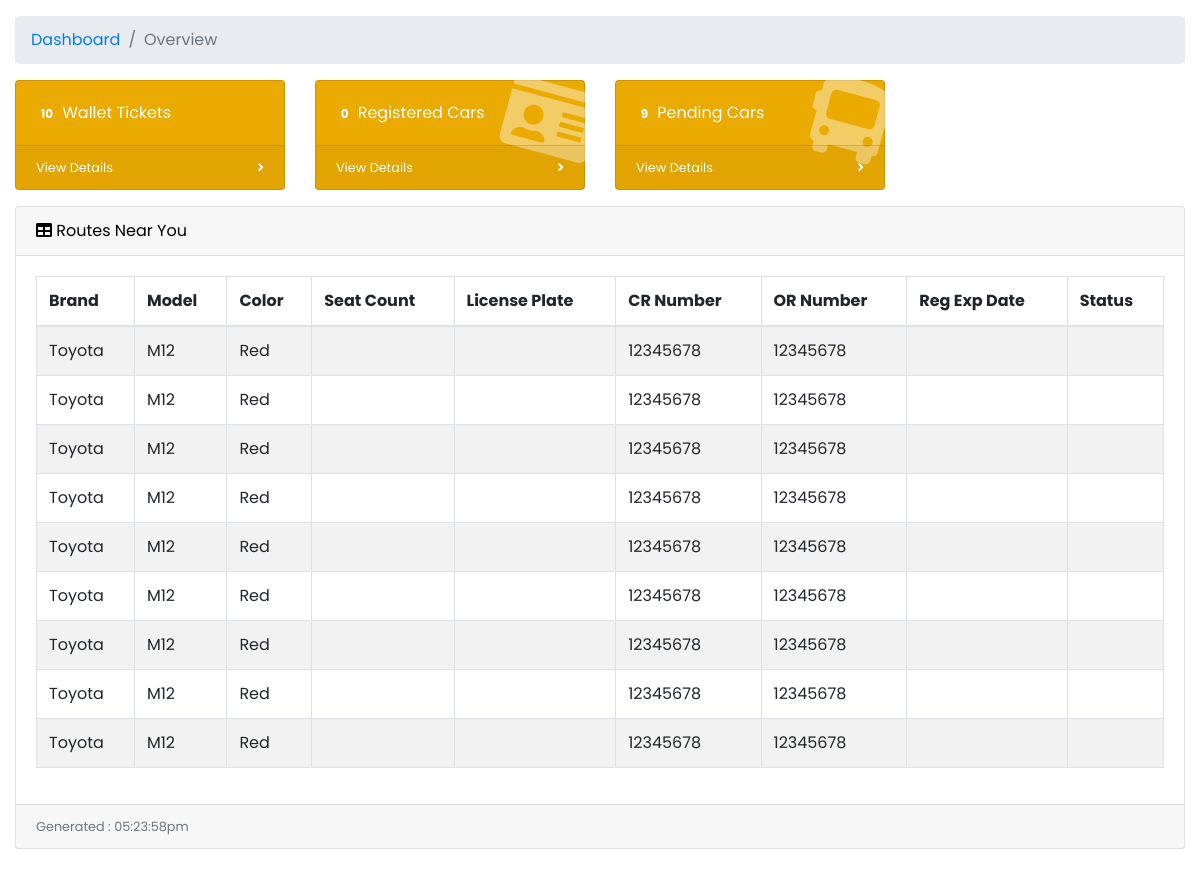
The page /user/dashboard.php (signed in) on the database its author committed.
### tables this page shows
CREATE TABLE `user_profile` (
  `user_id` int(11) NOT NULL,
  `profile_photo` varchar(255) DEFAULT NULL,
  `first_name` varchar(30) NOT NULL,
  `middle_name` varchar(30) NOT NULL,
  `last_name` varchar(30) NOT NULL,
  `city_id` int(11) NOT NULL,
  `nationality` varchar(30) NOT NULL,
  `gender` varchar(10) NOT NULL,
  `birthdate` date NOT NULL,
  `email` varchar(50) NOT NULL,
  `password` varchar(255) NOT NULL,
  `ticket_balance` varchar(255) NOT NULL,
  `role` varchar(10) NOT NULL,
  `is_vaxxed` tinyint(1) NOT NULL DEFAULT 0,
  `vax_card` varchar(255) DEFAULT NULL,
  `is_agree` tinyint(1) NOT NULL DEFAULT 1,
  `created_at` timestamp NOT NULL DEFAULT current_timestamp(),
  `updated_at` timestamp NOT NULL DEFAULT current_timestamp() ON UPDATE current_timestamp()
);

CREATE TABLE `car_identification` (
  `car_identity_id` int(11) NOT NULL,
  `car_id` int(11) NOT NULL,
  `or_photo` varchar(255) NOT NULL,
  `or_number` varchar(20) NOT NULL,
  `cr_photo` varchar(255) NOT NULL,
  `cr_number` varchar(20) NOT NULL,
  `sales_invoice` varchar(255) DEFAULT NULL,
  `plate_number` varchar(10) NOT NULL,
  `plate_expiration` date NOT NULL,
  `created_at` timestamp NOT NULL DEFAULT current_timestamp(),
  `updated_at` timestamp NOT NULL DEFAULT current_timestamp() ON UPDATE current_timestamp()
);

CREATE TABLE `car` (
  `car_id` int(11) NOT NULL,
  `user_id` int(11) NOT NULL,
  `car_photo` varchar(255) DEFAULT NULL,
  `brand` varchar(255) NOT NULL,
  `model` varchar(255) NOT NULL,
  `color` varchar(255) NOT NULL,
  `type` varchar(255) NOT NULL,
  `seat_count` int(2) NOT NULL,
  `car_status` varchar(10) NOT NULL,
  `qr_code` varchar(255) DEFAULT NULL,
  `created_at` timestamp NOT NULL DEFAULT current_timestamp(),
  `updated_at` timestamp NOT NULL DEFAULT current_timestamp() ON UPDATE current_timestamp()
);

### user/dashboard.php (the view, shortened to what this page needs)
<?php
include('../db.php');
$userid = $_SESSION['user_id'];
$stmt = $db->prepare("SELECT * FROM user_profile WHERE user_id = ?");
$stmt->bind_param("s", $userid);
$stmt->execute();
$result = $stmt->get_result();
if ($result->num_rows == 1) {
  $row = $result->fetch_assoc();
  $id = $row['user_id'];
}
?>
<!DOCTYPE html>
<html lang="en">
<head>
  <link href="vendor/fontawesome-free/css/all.min.css" rel="stylesheet" type="text/css">
  <link href="vendor/datatables/dataTables.bootstrap4.css" rel="stylesheet">
  <link href="vendor/css/sb-admin.css" rel="stylesheet">
</head>
<body id="page-top">
  <div id="wrapper">
    <div id="content-wrapper">
      <div class="container-fluid">
        <ol class="breadcrumb">
          <li class="breadcrumb-item">
            <a href="#">Dashboard</a>
          </li>
          <li class="breadcrumb-item active">Overview</li>
        </ol>
        <?php
        if ($_SESSION['role'] == "admin") {
        ?>
          <div class="row">
            <div class="col-xl-3 col-sm-6 mb-3">
              <div class="card text-white" style="background-color: #EAAA00;">
                <div class="card-body">
                  <div class="card-body-icon">
                    <i class="fas fa-fw fa fa-id-card"></i>
                  </div>
                  <?php
                  $result = $db->query("SELECT COUNT(*) FROM car WHERE car_status = 'Approved'");
                  $approvedRegistrations = $result->fetch_row()[0];
                  ?>
                  <div class="mr-5"><span class="badge" style="background-color: #EAAA00;"><?php echo $approvedRegistrations; ?></span> Approved Registrations</div>
                </div>
                <a class="card-footer text-white clearfix small z-1" href="registeredCars.php">
                  <span class="float-left">View Details</span>
                  <span class="float-right">
                    <i class="fas fa-angle-right"></i>
                  </span>
                </a>
              </div>
            </div>
            <div class="col-xl-3 col-sm-6 mb-3">
              <div class="card text-white" style="background-color: #EAAA00;">
                <div class="card-body">
                  <div class="card-body-icon">
                    <i class="fas fa-fw fa fa-bus"></i>
                  </div>
                  <?php
                  $result = $db->query("SELECT COUNT(*) FROM car WHERE car_status = 'Pending'");
                  $pendingRegistrations = $result->fetch_row()[0];
                  ?>
                  <div class="mr-5"><span class="badge" style="background-color: #EAAA00;"><?php echo $pendingRegistrations; ?></span> Pending Registrations</div>
                </div>
                <a class="card-footer text-white clearfix small z-1" href="pendingCars.php">
                  <span class="float-left">View Details</span>
                  <span class="float-right">
                    <i class="fas fa-angle-right"></i>
                  </span>
                </a>
              </div>
            </div>
            <div class="card mb-3">
              <div class="card-header">
                <i class="fas fa-table"></i>
                Pending Car Registrations
              </div>
              <div class="card-body">
                <div class="table-responsive">
                  <table class="table table-bordered table-striped table-hover" id="dataTable" width="100%" cellspacing="0">
                    <thead>
                      <tr>
                        <th>Brand</th>
                        <th>Model</th>
                        <th>Color</th>
                        <th>Seat Count</th>
                        <th>License Plate</th>
                        <th>CR Number</th>
                        <th>OR Number</th>
                        <th>Reg Exp Date</th>
                        <th>Status</th>
                      </tr>
                    </thead>
                    <tbody>
                      <?php
                      $ret = "SELECT c.car_id, c.user_id, c.brand, c.model, ci.plate_number, ci.cr_number, ci.or_number, ci.plate_expiration, c.car_status, c.color
                                FROM car c
                                JOIN car_identification ci ON c.car_id = ci.car_id
                                JOIN user_profile up ON c.user_id = up.user_id
                                WHERE c.car_status = 'Pending'";
                      $stmt = $db->prepare($ret);
                      $stmt->execute();
                      $result = $stmt->get_result();
                      $cnt = 1;
                      while ($row = $result->fetch_assoc()) {
                        echo "<tr>";
                        echo "<td>" . $row['brand'] . "</td>";
                        echo "<td>" . $row['model'] . "</td>";
                        echo "<td>" . $row['color'] . "</td>";
                        echo "<td>" . $row['seat_count'] . "</td>";
                        echo "<td>" . $row['car_identity_num'] . "</td>";
                        echo "<td>" . $row['cr_number'] . "</td>";
                        echo "<td>" . $row['or_number'] . "</td>";
                        echo "<td>" . $row['reg_exp_date'] . "</td>";
                      ?>
                        <td><?php if ($row['status'] == "Pending") {
                              echo '<span class = "badge badge-warning">' . $row['status'] . '</span>';
                            } else {
                              echo '<span class = "badge badge-success">' . $row['status'] . '</span>';
                            } ?></td>
                      <?php
                        echo "</tr>";
                        $cnt++;
                      }
                      ?>
                    </tbody>
                  </table>
                </div>
              </div>
              <div class="card-footer small text-muted">
                <?php
                date_default_timezone_set("Africa/Nairobi");
                echo "Generated : " . date("h:i:sa");
                ?>
              </div>
            </div>
          <?php
        } else {
          ?>
            <div class="row">
              <div class="col-xl-3 col-sm-6 mb-3">
                <div class="card text-white" style="background-color: #EAAA00;">
                  <div class="card-body">
                    <div class="card-body-icon">
                    </div>
                    <?php
                    $result = $db->query("SELECT ticket_balance FROM user_profile WHERE user_id = '$userid'");
                    $ticket_balance = $result->fetch_row()[0];
                    ?>
                    <div class="mr-5"><span class="badge" style="background-color: #EAAA00;"><?php echo $ticket_balance; ?></span> Wallet Tickets</div>
                  </div>
                  <a class="card-footer text-white clearfix small z-1" href="registeredCars.php">
                    <span class="float-left">View Details</span>
                    <span class="float-right">
                      <i class="fas fa-angle-right"></i>
                    </span>
                  </a>
                </div>
              </div>
              <div class="col-xl-3 col-sm-6 mb-3">
                <div class="card text-white" style="background-color: #EAAA00;">
                  <div class="card-body">
                    <div class="card-body-icon">
                      <i class="fas fa-fw fa fa-id-card"></i>
                    </div>
                    <?php
                    $result = $db->query("SELECT COUNT(*) FROM car INNER JOIN car_identification ON car.car_id = car_identification.car_id WHERE car.car_status = 'Approved' AND car.user_id = '$id'");
                    $driver = $result->fetch_row()[0];
                    ?>
                    <div class="mr-5"><span class="badge" style="background-color: #EAAA00;"><?php echo $driver; ?></span> Registered Cars</div>
                  </div>
                  <a class="card-footer text-white clearfix small z-1" href="registeredCars.php">
                    <span class="float-left">View Details</span>
                    <span class="float-right">
                      <i class="fas fa-angle-right"></i>
                    </span>
                  </a>
                </div>
              </div>
              <div class="col-xl-3 col-sm-6 mb-3">
                <div class="card text-white" style="background-color: #EAAA00;">
                  <div class="card-body">
                    <div class="card-body-icon">
                      <i class="fas fa-fw fa fa-bus"></i>
                    </div>
                    <?php
                    $result = $db->query("SELECT COUNT(*) FROM car WHERE car_status = 'pending' AND user_id = $id");
                    $vehicle = $result->fetch_row()[0];
                    ?>
                    <div class="mr-5"><span class="badge" style="background-color: #EAAA00;"><?php echo $vehicle; ?></span> Pending Cars</div>
                  </div>
                  <a class="card-footer text-white clearfix small z-1" href="pendingCars.php">
                    <span class="float-left">View Details</span>
                    <span class="float-right">
                      <i class="fas fa-angle-right"></i>
                    </span>
                  </a>
                </div>
              </div>
            </div>
            <div class="card mb-3">
              <div class="card-header">
                <i class="fas fa-table"></i>
                Routes Near You
              </div>
              <div class="card-body">
                <div class="table-responsive">
                  <table class="table table-bordered table-striped table-hover" id="dataTable" width="100%" cellspacing="0">
                    <thead>
                      <tr>
                        <th>Brand</th>
                        <th>Model</th>
                        <th>Color</th>
                        <th>Seat Count</th>
                        <th>License Plate</th>
                        <th>CR Number</th>
                        <th>OR Number</th>
                        <th>Reg Exp Date</th>
                        <th>Status</th>
                      </tr>
                    </thead>
                    <tbody>
                      <?php
                      $ret = "SELECT c.car_id, c.user_id, c.brand, c.model, ci.plate_number, ci.cr_number, ci.or_number, ci.plate_expiration, c.car_status, c.color
                                FROM car c
                                JOIN car_identification ci ON c.car_id = ci.car_id
                                JOIN user_profile up ON c.user_id = up.user_id
                                WHERE c.car_status = 'Pending'";
                      $stmt = $db->prepare($ret);
                      $stmt->execute();
                      $result = $stmt->get_result();
                      while ($row = $result->fetch_assoc()) {
                        echo "<tr>";
                        echo "<td>" . $row['brand'] . "</td>";
                        echo "<td>" . $row['model'] . "</td>";
                        echo "<td>" . $row['color'] . "</td>";
                        echo "<td>" . $row['seat_count'] . "</td>";
                        echo "<td>" . $row['car_identity_num'] . "</td>";
                        echo "<td>" . $row['cr_number'] . "</td>";
                        echo "<td>" . $row['or_number'] . "</td>";
                        echo "<td>" . $row['reg_exp_date'] . "</td>";
                      ?>
                        <td><?php if ($row['status'] == "Pending") {
                            } ?></td>
                      <?php
                        echo "</tr>";
                      }
                      ?>
                    </tbody>
                  </table>
                </div>
              </div>
              <div class="card-footer small text-muted">
                <?php
                echo "Generated : " . date("h:i:sa");
                ?>
              </div>
            </div>
          <?php
        }
          ?>
          </div>
      </div>
</body>
</html>

### rows shown on the page
user_profile: ticket_balance "10"
car_identification: car.brand "Toyota", car.model "M12", car.color "Red", cr_number "12345678", or_number "12345678"
car_identification: car.brand "Toyota", car.model "M12", car.color "Red", cr_number "12345678", or_number "12345678"
car_identification: car.brand "Toyota", car.model "M12", car.color "Red", cr_number "12345678", or_number "12345678"
car_identification: car.brand "Toyota", car.model "M12", car.color "Red", cr_number "12345678", or_number "12345678"
car_identification: car.brand "Toyota", car.model "M12", car.color "Red", cr_number "12345678", or_number "12345678"
car_identification: car.brand "Toyota", car.model "M12", car.color "Red", cr_number "12345678", or_number "12345678"
car_identification: car.brand "Toyota", car.model "M12", car.color "Red", cr_number "12345678", or_number "12345678"
car_identification: car.brand "Toyota", car.model "M12", car.color "Red", cr_number "12345678", or_number "12345678"
car_identification: car.brand "Toyota", car.model "M12", car.color "Red", cr_number "12345678", or_number "12345678"

### other values the page prints
$driver "0"
$vehicle "9"
